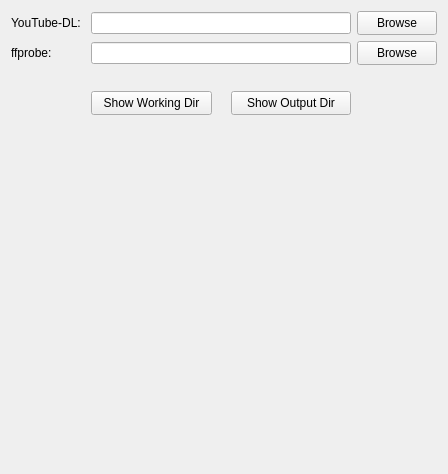
      <widget class="QWidget" name="page_5">
       <property name="geometry">
        <rect>
         <x>0</x>
         <y>0</y>
         <width>448</width>
         <height>474</height>
        </rect>
       </property>
       <attribute name="label">
        <string>Setup</string>
       </attribute>
       <layout class="QGridLayout" name="gridLayout_2">
        <item row="0" column="0" colspan="2">
         <widget class="QLabel" name="setup_ytdl_label">
          <property name="text">
           <string>YouTube-DL: </string>
          </property>
         </widget>
        </item>
        <item row="0" column="2">
         <widget class="QLineEdit" name="setup_ytdl_lineedit">
          <property name="readOnly">
           <bool>true</bool>
          </property>
         </widget>
        </item>
        <item row="0" column="3">
         <widget class="QPushButton" name="setup_ytdl_button">
          <property name="minimumSize">
           <size>
            <width>60</width>
            <height>24</height>
           </size>
          </property>
          <property name="text">
           <string>Browse</string>
          </property>
         </widget>
        </item>
        <item row="1" column="0">
         <widget class="QLabel" name="setup_ffprobe_label">
          <property name="text">
           <string>ffprobe: </string>
          </property>
         </widget>
        </item>
        <item row="1" column="3">
         <widget class="QPushButton" name="setup_ffprobe_button">
          <property name="minimumSize">
           <size>
            <width>60</width>
            <height>24</height>
           </size>
          </property>
          <property name="text">
           <string>Browse</string>
          </property>
         </widget>
        </item>
        <item row="2" column="2">
         <spacer name="verticalSpacer_8">
          <property name="orientation">
           <enum>Qt::Vertical</enum>
          </property>
          <property name="sizeType">
           <enum>QSizePolicy::Fixed</enum>
          </property>
          <property name="sizeHint" stdset="0">
           <size>
            <width>20</width>
            <height>20</height>
           </size>
          </property>
         </spacer>
        </item>
        <item row="3" column="2">
         <layout class="QHBoxLayout" name="horizontalLayout">
          <item>
           <widget class="QPushButton" name="setup_show_working_dir">
            <property name="minimumSize">
             <size>
              <width>0</width>
              <height>24</height>
             </size>
            </property>
            <property name="text">
             <string>Show Working Dir</string>
            </property>
           </widget>
          </item>
          <item>
           <spacer name="horizontalSpacer">
            <property name="orientation">
             <enum>Qt::Horizontal</enum>
            </property>
            <property name="sizeType">
             <enum>QSizePolicy::Fixed</enum>
            </property>
            <property name="sizeHint" stdset="0">
             <size>
              <width>13</width>
              <height>20</height>
             </size>
            </property>
           </spacer>
          </item>
          <item>
           <widget class="QPushButton" name="setup_show_output_dir">
            <property name="minimumSize">
             <size>
              <width>0</width>
              <height>24</height>
             </size>
            </property>
            <property name="text">
             <string>Show Output Dir</string>
            </property>
           </widget>
          </item>
         </layout>
        </item>
        <item row="4" column="2">
         <spacer name="verticalSpacer">
          <property name="orientation">
           <enum>Qt::Vertical</enum>
          </property>
          <property name="sizeHint" stdset="0">
           <size>
            <width>20</width>
            <height>40</height>
           </size>
          </property>
         </spacer>
        </item>
        <item row="1" column="2">
         <widget class="QLineEdit" name="setup_ffprobe_lineedit">
          <property name="text">
           <string/>
          </property>
          <property name="readOnly">
           <bool>true</bool>
          </property>
         </widget>
        </item>
       </layout>
      </widget>
